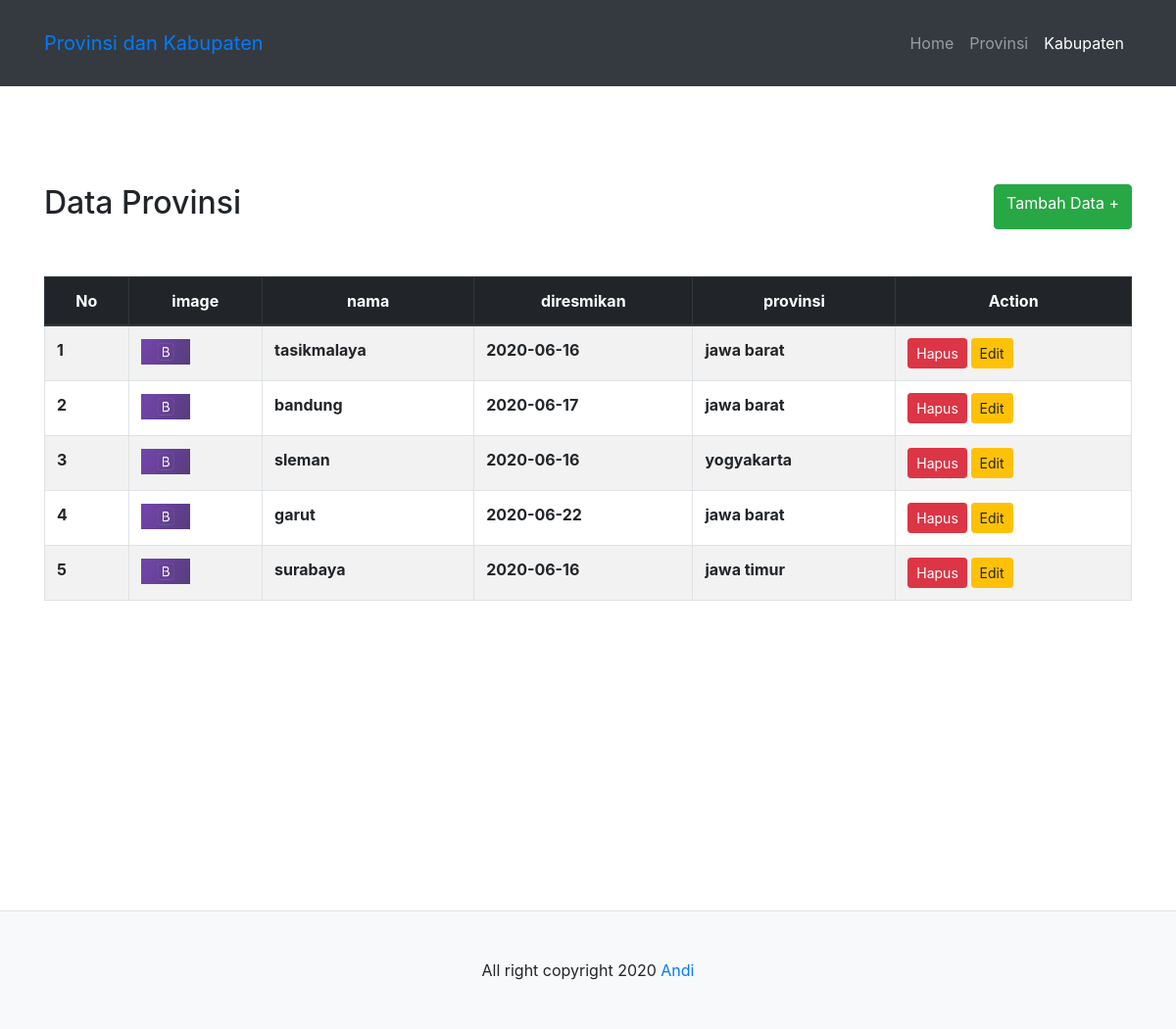
Page /4B/kabupaten/index.php on the committed database.
### tables this page shows
CREATE TABLE `tb_kabupaten` (
  `id` int(11) NOT NULL,
  `nama` varchar(255) NOT NULL,
  `provinsi_id` int(11) NOT NULL,
  `diresmikan` date NOT NULL,
  `photo` varchar(255) NOT NULL
);

CREATE TABLE `tb_provinsi` (
  `id` int(11) NOT NULL,
  `nama` varchar(255) NOT NULL,
  `diresmikan` date NOT NULL,
  `photo` varchar(255) NOT NULL,
  `pulau` varchar(255) NOT NULL
);

### 4B/kabupaten/index.php (the view, shortened to what this page needs)
<!DOCTYPE html>
<html lang="en">
<head>
    <link rel="stylesheet" href="../b4/css/bootstrap.min.css">
    <link rel="stylesheet" href="../b4/css/style.css">
</head>
<?php
    include "../config/database.php";
    $query = " SELECT tb_kabupaten.*, tb_provinsi.nama as nama_provinsi from tb_kabupaten left join tb_provinsi on tb_kabupaten.provinsi_id = tb_provinsi.id ";
    $data = mysqli_query($con, $query);
?>
<body>
    <nav class="navbar navbar-expand-lg navbar-dark bg-dark p-4">
        <div class="container">
            <a class="navbar-brand text-primary" href="#">Provinsi dan Kabupaten</a>
            <div class="collapse navbar-collapse" id="collapsibleNavId">
                <ul class="navbar-nav ml-auto mt-2 mt-lg-0">
                    <li class="nav-item">
                        <a class="nav-link" href="../index.php">Home</a>
                    </li>
                    <li class="nav-item">
                        <a class="nav-link" href="../provinsi">Provinsi</a>
                    </li>
                    <li class="nav-item active">
                        <a class="nav-link" href="index.php">Kabupaten</a>
                    </li>
                </ul>
            </div>
        </div>
    </nav>
    <section class="news">
        <div class="container">
            <div class="row mb-5">
                <div class="col">
                    <h2>Data Provinsi</h2>
                </div>
                <div class="col d-flex justify-content-end">
                    <a href="add.php" class="btn btn-success">Tambah Data +</a>
                </div>
            </div>
            <div class="row">
                <div class="col">
                    <table class="table table-striped table-bordered" width="100%" cellspacing="0">
                        <thead class="text-center thead-dark">
                            <tr>
                                <th>No</th>
                                <th>image</th>
                                <th>nama</th>
                                <th>diresmikan</th>
                                <th>provinsi</th>
                                <th>Action</th>
                            </tr>
                        </thead>
                        <tbody>
                            <?php $no = 1; while($rows = mysqli_fetch_assoc($data)) { ?>
                            <tr>
                                <th><?php echo $no++ ?></th>
                                <th>
                                    <img class="img img-fluid" width="50" src="photo/<?php echo $rows['photo'] ?>">
                                </th>
                                <th><?php echo $rows['nama'] ?></th>
                                <th><?php echo $rows['diresmikan'] ?></th>
                                <th><?php echo $rows['nama_provinsi'] ?></th>
                                <th>
                                    <a href="delete.php?id=<?php echo $rows['id'] ?>"
                                        class="btn btn-danger btn-sm">Hapus</a>
                                    <a href="edit.php?id=<?php echo $rows['id'] ?>"
                                        class="btn btn-warning btn-sm">Edit</a>
                                </th>
                            </tr>
                            <?php } ?>
                        </tbody>
                    </table>
                </div>
            </div>
        </div>
    </section>
    <footer class="bg-light p-5 text-center border-top">
        All right copyright 2020 <a href="https://andidev30.github.io">Andi</a>
    </footer>
</body>
</html>

### 4B/b4/css/style.css (style rules this page uses)
footer { margin-top: 300px; }
.news { margin-top: 100px; }

### rows in the picture
tb_kabupaten: photo (picture), nama "tasikmalaya", diresmikan "2020-06-16", provinsi.nama "jawa barat"
tb_kabupaten: photo (picture), nama "bandung", diresmikan "2020-06-17", provinsi.nama "jawa barat"
tb_kabupaten: photo (picture), nama "sleman", diresmikan "2020-06-16", provinsi.nama "yogyakarta"
tb_kabupaten: photo (picture), nama "garut", diresmikan "2020-06-22", provinsi.nama "jawa barat"
tb_kabupaten: photo (picture), nama "surabaya", diresmikan "2020-06-16", provinsi.nama "jawa timur"
